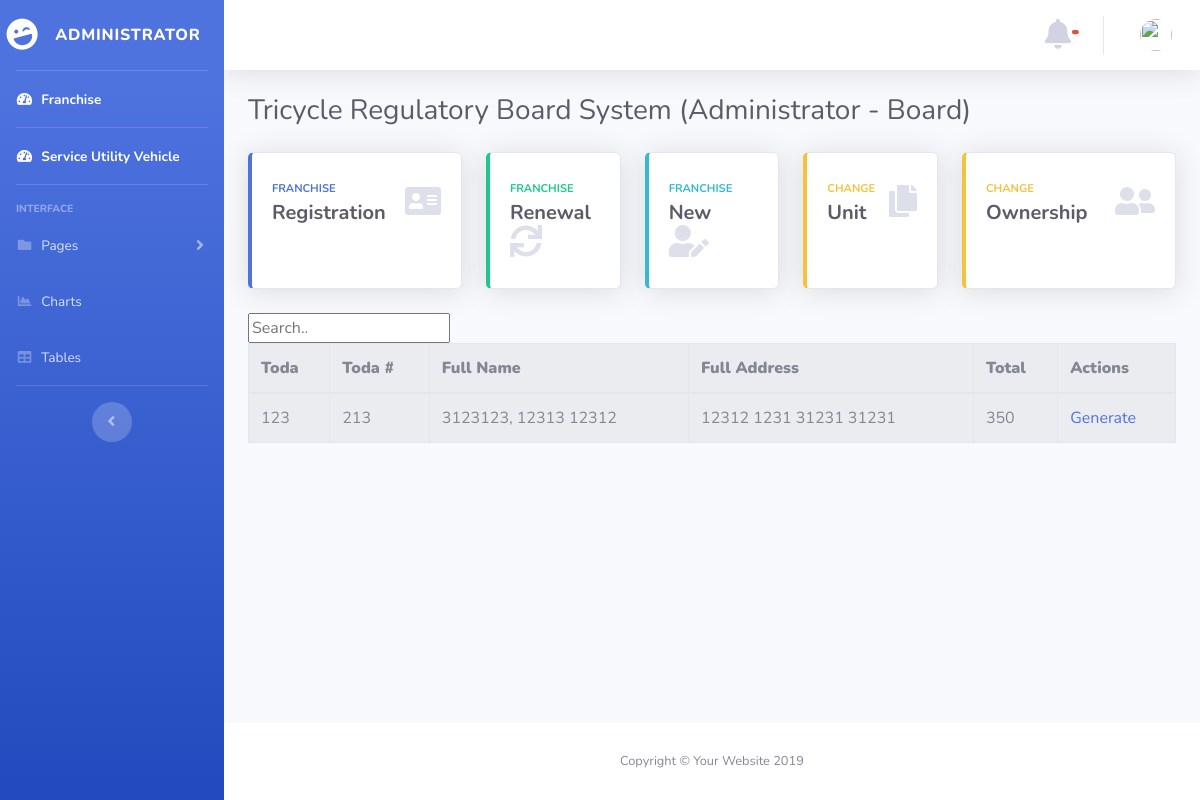
/atty/index_table.php, run on the app's committed database.
### tables this page shows
CREATE TABLE `or_payments` (
  `id_payment` int(6) NOT NULL,
  `id_no` int(6) NOT NULL,
  `reg_fee` int(6) NOT NULL,
  `mch` int(6) NOT NULL,
  `reg_sticker` int(6) NOT NULL,
  `petition` int(6) NOT NULL,
  `confirmation` int(6) NOT NULL,
  `inspection` int(6) NOT NULL,
  `supervision` int(6) NOT NULL,
  `fare_sticker` int(6) NOT NULL,
  `plate_sticker` int(6) NOT NULL,
  `others` text NOT NULL,
  `total_amount` text NOT NULL,
  `sticker_no` text NOT NULL,
  `or_date` text NOT NULL,
  `seen_status` int(11) NOT NULL
);

CREATE TABLE `tricycle_operator` (
  `id_no` int(11) NOT NULL,
  `first_name` varchar(25) NOT NULL,
  `middle_name` varchar(25) NOT NULL,
  `last_name` varchar(25) NOT NULL,
  `house_no` varchar(25) NOT NULL,
  `street` varchar(25) NOT NULL,
  `barangay` varchar(25) NOT NULL,
  `city` varchar(25) NOT NULL,
  `case_no` varchar(25) NOT NULL,
  `toda` varchar(25) NOT NULL,
  `toda_no` smallint(6) NOT NULL,
  `make` varchar(25) NOT NULL,
  `motor_no` varchar(25) NOT NULL,
  `chasis_no` varchar(25) NOT NULL,
  `plate_no` varchar(25) NOT NULL,
  `date` varchar(25) NOT NULL,
  `unit` smallint(6) NOT NULL,
  `status` int(6) NOT NULL,
  `seen_status` int(11) NOT NULL
);

### atty/index_table.php (the view, shortened to what this page needs)
<!DOCTYPE html>
<html lang="en">
<head>
  <link href="../vendor/fontawesome-free/css/all.min.css" rel="stylesheet" type="text/css">
  <link href="../css/sb-admin-2.min.css" rel="stylesheet">
</head>
<body id="page-top">
  <?php require('nav.php');  ?>
        <div class="container-fluid">
          <div class="d-sm-flex align-items-center justify-content-between mb-4">
            <h1 class="h3 mb-0 text-gray-800">Tricycle Regulatory Board System (Administrator - Board)</h1>
          </div>
          <div class="row">
            <div class="col-xl-3 col-md-6 mb-4">
              <a href="registration.php">
              <div class="card border-left-primary shadow h-100 py-2">
                <div class="card-body">
                  <div class="row no-gutters align-items-center">
                    <div class="col mr-2">
                      <div class="text-xs font-weight-bold text-primary text-uppercase mb-1">Franchise</div>
                      <div class="h5 mb-0 font-weight-bold text-gray-800">Registration</div>
                    </div>
                    <div class="col-auto">
                      <i class="fas fa-address-card fa-2x text-gray-300"></i>
                    </div>
                  </div>
                </div>
              </div>
              </a>
            </div>
            <div class="col-xl-2 col-md-6 mb-4">
              <a href="renewal.php">
              <div class="card border-left-success shadow h-100 py-2">
                <div class="card-body">
                  <div class="row no-gutters align-items-center">
                    <div class="col mr-2">
                      <div class="text-xs font-weight-bold text-success text-uppercase mb-1">FRANCHISE</div>
                      <div class="h5 mb-0 font-weight-bold text-gray-800">Renewal</div>
                    </div>
                    <div class="col-auto">
                      <i class="fas fa-sync fa-2x text-gray-300"></i>
                    </div>
                  </div>
                </div>
              </div>
              </a>
            </div>
            <div class="col-xl-2 col-md-6 mb-4">
              <a href="new.php">
              <div class="card border-left-info shadow h-100 py-2">
                <div class="card-body">
                  <div class="row no-gutters align-items-center">
                    <div class="col mr-2">
                      <div class="text-xs font-weight-bold text-info text-uppercase mb-1">Franchise</div>
                      <div class="row no-gutters align-items-center">
                        <div class="col-auto">
                          <div class="h5 mb-0 mr-3 font-weight-bold text-gray-800">New</div>
                        </div>
                      </div>
                    </div>
                    <div class="col-auto">
                      <i class="fas fa-user-edit fa-2x text-gray-300"></i>
                    </div>
                  </div>
                </div>
              </div>
              </a>
            </div>
            <div class="col-xl-2 col-md-6 mb-4">
              <a href="change_unit.php">
              <div class="card border-left-warning shadow h-100 py-2">
                <div class="card-body">
                  <div class="row no-gutters align-items-center">
                    <div class="col mr-2">
                      <div class="text-xs font-weight-bold text-warning text-uppercase mb-1">Change </div>
                      <div class="h5 mb-0 font-weight-bold text-gray-800">Unit</div>
                    </div>
                    <div class="col-auto">
                      <i class="fas fa-copy fa-2x text-gray-300"></i>
                    </div>
                  </div>
                </div>
              </div>
              </a>
            </div>
          <div class="col-xl-3 col-md-6 mb-4">
            <a href="change_ownership.php">
            <div class="card border-left-warning shadow h-100 py-2">
              <div class="card-body">
                <div class="row no-gutters align-items-center">
                  <div class="col mr-2">
                    <div class="text-xs font-weight-bold text-warning text-uppercase mb-1">Change</div>
                    <div class="h5 mb-0 font-weight-bold text-gray-800"> Ownership</div>
                  </div>
                  <div class="col-auto">
                    <i class="fas fa-user-friends fa-2x text-gray-300"></i>
                  </div>
                </div>
              </div>
            </div>
            </a>
          </div>
        </div>
 <input id="myInput" type="text" placeholder="Search.." style="display: block;">
       <?php
require ("../database.php");
$result = ' SELECT *
            FROM tricycle_operator
            INNER JOIN or_payments ON tricycle_operator.id_no = or_payments.id_no
            WHERE tricycle_operator.status = 5;';
  $statement = $connection->prepare($result);
      $statement->execute();
      $payments = $statement->fetchAll(PDO::FETCH_OBJ);
echo "<table border='1'  class='table table-striped table-bordered table-hover' id='dataTables-example' >
<tr>
<th><b>Toda</b></td></th>
<th><b>Toda #</b></td></th>
<th><b>Full Name</b></td></th>
<th><b>Full Address</b></td></th>
<th><b>Total</b></td></th>
<th><b>Actions</b></td></th>
<tbody id='myTable'>";
   foreach($payments as $package):
      $fname= $package->first_name;
      $mname= $package->middle_name;
      $lname= $package->last_name;
      $fullname= $lname .', '. $fname .' '.$mname;
      $house_no = $package->house_no;
      $street = $package->street;
      $barangay = $package->barangay;
      $city= $package->city;
      $full_add =  $house_no .' '. $street .' '.$barangay.' '.$city;
    echo "<tr id=".$package->id_no.">";
    echo "<td >".$package->toda."</td>";
    echo "<td >".$package->toda_no."</td>";
    echo "<td >".$fullname."</td>";
    echo "<td >".$full_add."</td>";
    echo "<td >".$package->total_amount."</td>";
    echo "<td ><a href='generate.php?userid=".$package->id_no."'>Generate</a>
      </td>";
 endforeach;
 echo "
 </tbody>
 </table>";
?>
        </div>
      </div>
      <footer class="sticky-footer bg-white">
        <div class="container my-auto">
          <div class="copyright text-center my-auto">
            <span>Copyright &copy; Your Website 2019</span>
          </div>
        </div>
      </footer>
    </div>
  </div>
</body>
</html>

### data on the page
or_payments: id_no.toda "123", id_no.toda_no "213", id_no.middle_name "3123123, 12313 12312", id_no.city "12312 1231 31231 31231", total_amount "350"
